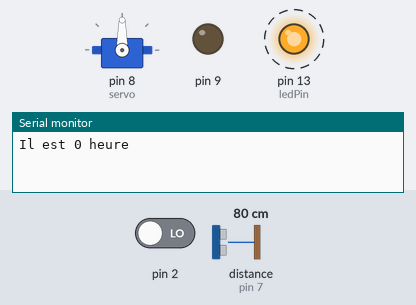
A sketch run on a simulated Arduino Uno, built with avr-gcc and run on an emulated ATmega328P. On the bench: servo, output pins drawn as LEDs (lit = HIGH), the last lines printed to the serial monitor. Dashed ring = blinking. The inputs (shaded band) are chosen by the test bench; at power-on: distance to the obstacle (sensor on pin 7) 80 cm, pin 2 LOW.

Above: at 1.2 s.
1.3 s: distance to the obstacle (sensor on pin 7) set to 16 cm
3.5 s: distance to the obstacle (sensor on pin 7) set to 12 cm
At 5.7 s:
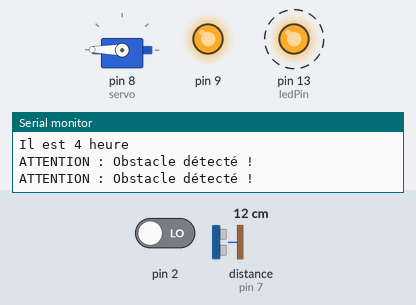
6.5 s: distance to the obstacle (sensor on pin 7) set to 18 cm
At 7.0 s:
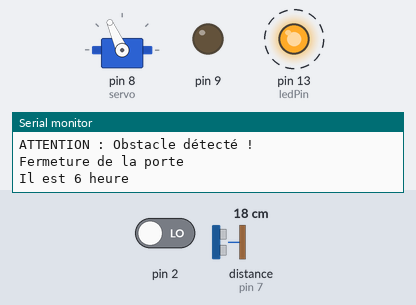
At 8.5 s:
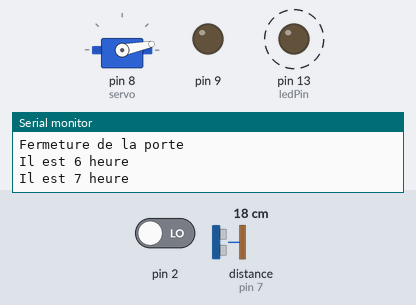
Timing chart, 0 to 14.5 s (numbered marks = the images above; inputs shaded):
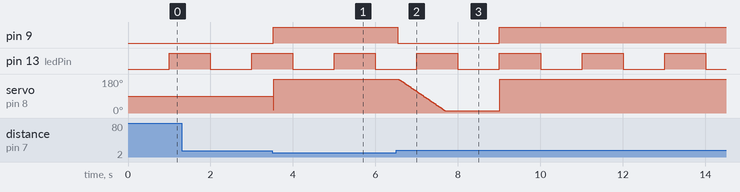

Measured:
- the behaviour switches between 15 and 14 cm on distance to the obstacle (sensor on pin 7) (found by bisection; images 0 and 1)
- after the input at 3.5 s, pin 9: LOW → HIGH at once; servo on pin 8 (servo): 90° → 179° at once
- after the input at 6.5 s, pin 9: HIGH → LOW after 0.05 s, → HIGH 2.5 s later
- by itself, pin 13 (ledPin): alternates HIGH for 1.0 s and LOW for 1.0 s

The sketch:

systeme_poulailler_avec_telemetre.ino
```cpp
#include <Servo.h>
#include <Ultrasonic.h>

/*
 * LED témoin : BROCHE 9
 * commande moteur : BROCHE 8
 * Capteur ultrason : BROCHE 7
 * Bouton : BROCHE 2
 */

Servo servo;
Ultrasonic ultrasonic(7);

#define ledPin 13

int interrupt = 0;
int distanceLimite = 15;
int heure = 0;
int angle = 10;

int ouvertureDefaut = 8;
int fermetureDefaut = 18;

int ouverturePerso = 0;
int fermeturePerso = 0;
int compteurChoix = 0; // A chaque nouveau choix d'horaire le compte s'incrémente

//char hiver = true; // true => heures d'hiver ; false => heures d'été
char heurePerso = false; // Si les heures d'ouverture/fermeture ont été changées, la variable passe à true
char choixSurOuverture = true; // true => heure perso. sélection ouverture ; false => selection heure fermeture
char porteOuverte = false;
char jour  = false;
char obstacle = false; // Si un obtacle est détecté (15 cm)

int i = 0;
int compteurBoucle = 0; // S'incrémente à chaque boucle loop

 int definirHeure(){
  /*
   *  Chaque bouton poussoir est associé à un chiffre.
   *  Pour fixer une heure, il faut activer des boutons poussoir de tels sorte
   *  que la somme des chiffres qui leurs sont associés soit égale à l'heure
   *  que l'ont désire fixer.
   *
   * bouton 1 => BROCHE 3
   * bouton 2 => BROCHE 4
   * bouton 3 => BROCHE 5
   * bouton 4 => BROCHE 6
   * bouton 5 => BROCHE A0
   * bouton 6 => BROCHE A3
   * bouton 7 => BROCHE A4
   * bouton 8 => BROCHE A5
   */

  int heure = 0;

  if (digitalRead(3) > 0) { //Bouton 1
     heure ++;
  }
  if (digitalRead(4) > 0) { // Bouton 2
    heure += 2;
  }
  if (digitalRead(5) > 0) { // Bouton 3
    heure += 3;
  }
  if (digitalRead(6) > 0) { // Bouton 4
    heure += 4;
  }
  if (digitalRead(A0) > 0) { // Bouton 5
    heure += 5;
  }
  if (digitalRead(A3) > 0) { // Bouton 6
    heure += 6;
  }
  if (digitalRead(A4) > 0) { // Bouton 7
    heure += 7;
  }
  if (digitalRead(A5) > 0) { // Bouton 8
    heure += 8;
  }

  return heure;
 }


void ouverturePorte() {
  Serial.println("Ouverture de la porte");
  digitalWrite(9, HIGH);
  porteOuverte = true;

  // scan from 0 to 180 degrees
  for(angle = 10; angle < 180; angle++)
  {
    servo.write(angle);
  }

}

void fermeturePorte() {
  Serial.println("Fermeture de la porte");
  digitalWrite(9, LOW);
  porteOuverte = false;

  for(angle = 180; angle > 10; angle--)
  {
    servo.write(angle);
    delay(5);
    detecterObstacle();

    /*
     * Si un obstacle est détecté pendant la fermeture,
     * on arrête la fermeture et on ouvre la porte
     */
    if (obstacle) { // Obstacle détecté
      for(angle; angle < 180; angle++) { // Ouverture de la porte
        servo.write(angle);
      }
      digitalWrite(9, HIGH); // Allumage de la LED temoin
      porteOuverte = true;
      break;
    }
  }
}

void afficherHeure() { // Simple affichage de l'heure
    Serial.print("Il est ");
    Serial.print(heure);
    Serial.println(" heure");
}


void gestionPorte(int heureOuverture, int heureFermeture) {
  /*
   *  Prend en argument l'heure d'ouverture et l'heure de fermeture.
   *  Compare l'heure aux heures consignes. Ouvre et ferme en conséquence
   */
  if (heure == heureOuverture) { // Heure d'ouverture de la porte
    jour = true;
    ouverturePorte();
  }
  else if (heure == heureFermeture) { ;// Heure de femeture de la porte
    jour = false;
    fermeturePorte();
  }
}


void gestionPoulailler() { // Appelée à chaque interruption
  if (heure == 25) { // Journée écoulée, remise de à 0 de l'heure
    heure = 0;
    afficherHeure();
  }

  else {
    afficherHeure();

    if (compteurChoix > 1) { // Compteur choix > 1 => Une heure d'ouverture ET de fermeture définis
      gestionPorte(ouverturePerso, fermeturePerso);
    }
    else {
      gestionPorte(ouvertureDefaut, fermetureDefaut);
    }

  }
}

void detecterObstacle() {
  int distance;
    distance = ultrasonic.MeasureInCentimeters();

    if (distance < distanceLimite) // Si un obstacle est détecté
    {
      Serial.println("ATTENTION : Obstacle détecté !");
      //ouverturePorte();
      obstacle = true;
    }
    else
    {
      //fermeturePorte();
      obstacle = false;
    }
}


void setupTimer2() {
  noInterrupts();
  // Clear registers
  TCCR2A = 0;
  TCCR2B = 0;
  TCNT2 = 0;

  // 1 Hz (16000000/((124+1)*256))
  OCR2A = 124;
  // CTC
  TCCR2A |= (1 << WGM21);
  // Prescaler 256
  TCCR2B |= (1 << CS22);
  // Output Compare Match A Interrupt Enable
  TIMSK2 |= (1 << OCIE2A);
  interrupts();
}


void setup() {
  Serial.begin(9600);
  pinMode(9, OUTPUT);
  pinMode(ledPin, OUTPUT);
  pinMode(2, INPUT);
  setupTimer2();
  servo.attach(8);

  // Entrée interrupteur 8 voies
  pinMode(A0, INPUT);
  pinMode(A3, INPUT);
  pinMode(A4, INPUT);
  pinMode(A5, INPUT);
  pinMode(3, INPUT);
  pinMode(4, INPUT);
  pinMode(5, INPUT);
  pinMode(6, INPUT);
}

void loop() {

  /*
   * Pour changer de saison il faut "appuyer" un bouton simulée:
   * la broche 2 devra recevoir un signal HAUT pendant DEUX SECONDES.
   */
  int btn = digitalRead(2);
  long distance;


  // Personnalisation des horaires d'ouverture/fermeture avec le bouton
  if (digitalRead(2) == 1 && compteurBoucle < 10) {
    Serial.println("Appui bouton non pris en compte");
  }
  else if (digitalRead(2) == 1) { // Si le bouton est pressé...
    Serial.println("Bouton pressé...");
    while(digitalRead(2) == 1); // On attend que le bouton repasse à l'état bas une fois car avant les données sont souvent erronées
    int nouvelleHeure = definirHeure();
    Serial.println("ATTENTION : attendez 5 secondes avant de presser le bouton à nouveau !"); // Car le bouton ne pas pas à l'état bas directement après le relachement

    if (nouvelleHeure == 0) {
      Serial.println("Vous ne pouvez pas régler sur 0.");
    }
    else if (choixSurOuverture) {
      ouverturePerso = nouvelleHeure;
      choixSurOuverture = !choixSurOuverture;
      Serial.print("Nouvelle heure d'ouverture : ");
      Serial.print(ouverturePerso);
      Serial.println(" heure");
      compteurBoucle = 0;
      compteurChoix++;
    }
    else if (!choixSurOuverture) {
      fermeturePerso = nouvelleHeure;
      choixSurOuverture = !choixSurOuverture;
      Serial.print("Nouvelle heure de fermture : ");
      Serial.print(fermeturePerso);
      Serial.println(" heure");
      compteurBoucle = 0;
      compteurChoix++;
    }
  }


  // Mesure de la distance pour s'assurer qu'aucun obstacle n'est devant la porte
  detecterObstacle();
  if (obstacle && !porteOuverte && !jour)
  {
    ouverturePorte();
  }
  else if (!obstacle && porteOuverte && !jour)
  {
    fermeturePorte();
  }

  compteurBoucle++;
  //Serial.println(compteurBoucle);
  delay(500);
}


ISR(TIMER2_COMPA_vect) {
  interrupt++;
  if (interrupt == 2000) { // Interruptions à 2kHz donc interrupt=2000 <=> 1 seconde écoulée
    digitalWrite(ledPin, digitalRead(ledPin) ^ 1);
    gestionPoulailler();
    heure++;
    interrupt = 0;
  }
}
```
